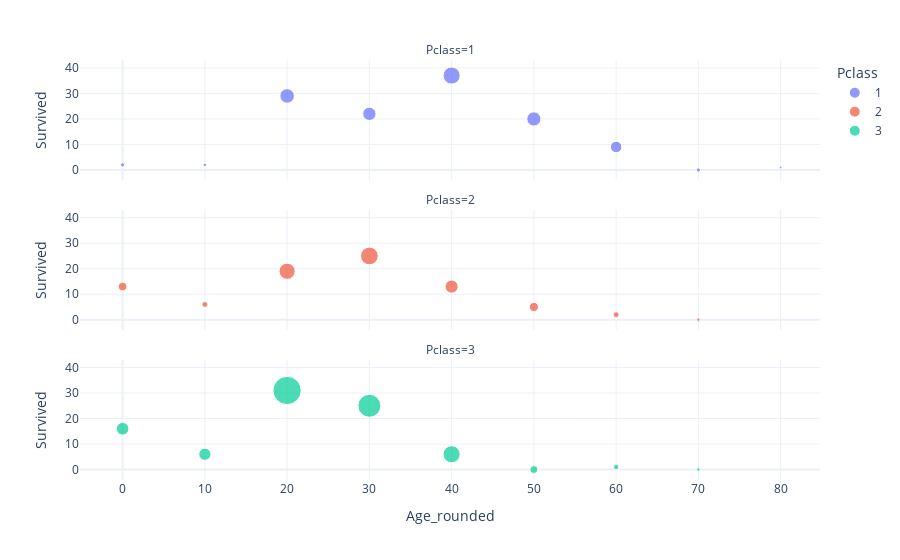

Notebook code cell kept with this figure:
### Markdown cell above
#### Three issues with this visualization

1. Too Many Overlapping Points: There are so many bubbles on the plot that they overlap, especially in busy areas with lots of passengers. This makes it hard to see individual points clearly.

2. Labels Are Messy: The labels for the passenger class categories are all jumbled up and hard to read, especially on the right side of the plot.

3. Hard to See Overall Patterns: While the plot shows how survival rates vary by age and passenger class, it's not great for seeing the big picture or trends across the whole dat rates vary.

### Code cell
import plotly.express as px

fig = px.scatter(data_frame=df_plot,
                 x='Age_rounded',
                 y='Survived',
                 size='Passengers',
                 color='Pclass',
                 facet_col='Pclass',
                 facet_col_wrap=1,
                 template='plotly_white')
fig.show()

### Figure 1 — Plotly figure (JSON) as saved in the notebook; plotly's stock layout.template omitted (floating-point values rounded to 4 significant figures)
{"data": [{"hovertemplate": "Pclass=1<br>Age_rounded=%{x}<br>Survived=%{y}<br>Passengers=%{marker.size}<extra></extra>", "legendgroup": "1", "marker": {"color": "#636efa", "size": [3, 2, 37, 31, 51, 35, 23, 3, 1], "sizemode": "area", "sizeref": 0.35, "symbol": "circle"}, "mode": "markers", "name": "1", "orientation": "v", "showlegend": true, "type": "scatter", "x": [0, 10, 20, 30, 40, 50, 60, 70, 80], "xaxis": "x3", "y": [2, 2, 29, 22, 37, 20, 9, 0, 1], "yaxis": "y3"}, {"hovertemplate": "Pclass=2<br>Age_rounded=%{x}<br>Survived=%{y}<br>Passengers=%{marker.size}<extra></extra>", "legendgroup": "2", "marker": {"color": "#EF553B", "size": [13, 6, 46, 55, 30, 15, 6, 2], "sizemode": "area", "sizeref": 0.35, "symbol": "circle"}, "mode": "markers", "name": "2", "orientation": "v", "showlegend": true, "type": "scatter", "x": [0, 10, 20, 30, 40, 50, 60, 70], "xaxis": "x2", "y": [13, 6, 19, 25, 13, 5, 2, 0], "yaxis": "y2"}, {"hovertemplate": "Pclass=3<br>Age_rounded=%{x}<br>Survived=%{y}<br>Passengers=%{marker.size}<extra></extra>", "legendgroup": "3", "marker": {"color": "#00cc96", "size": [28, 26, 140, 92, 51, 11, 5, 2], "sizemode": "area", "sizeref": 0.35, "symbol": "circle"}, "mode": "markers", "name": "3", "orientation": "v", "showlegend": true, "type": "scatter", "x": [0, 10, 20, 30, 40, 50, 60, 70], "xaxis": "x", "y": [16, 6, 31, 25, 6, 0, 1, 0], "yaxis": "y"}], "layout": {"annotations": [{"font": {}, "showarrow": false, "text": "Pclass=3", "x": 0.5, "xanchor": "center", "xref": "paper", "y": 0.2867, "yanchor": "bottom", "yref": "paper"}, {"font": {}, "showarrow": false, "text": "Pclass=2", "x": 0.5, "xanchor": "center", "xref": "paper", "y": 0.6433, "yanchor": "bottom", "yref": "paper"}, {"font": {}, "showarrow": false, "text": "Pclass=1", "x": 0.5, "xanchor": "center", "xref": "paper", "y": 1.0, "yanchor": "bottom", "yref": "paper"}], "autosize": true, "legend": {"itemsizing": "constant", "title": {"text": "Pclass"}, "tracegroupgap": 0}, "margin": {"t": 60}, "xaxis": {"anchor": "y", "autorange": false, "domain": [0, 1], "range": [-5.18, 84.79], "title": {"text": "Age_rounded"}, "type": "linear"}, "xaxis2": {"anchor": "y2", "autorange": true, "domain": [0, 1], "matches": "x", "range": [-5.18, 84.79], "showticklabels": false, "type": "linear"}, "xaxis3": {"anchor": "y3", "autorange": true, "domain": [0, 1], "matches": "x", "range": [-5.18, 84.79], "showticklabels": false, "type": "linear"}, "yaxis": {"anchor": "x", "autorange": true, "domain": [0, 0.2867], "range": [-6.56, 47.98], "title": {"text": "Survived"}, "type": "linear"}, "yaxis2": {"anchor": "x2", "autorange": true, "domain": [0.3567, 0.6433], "matches": "y", "range": [-6.56, 47.98], "title": {"text": "Survived"}, "type": "linear"}, "yaxis3": {"anchor": "x3", "autorange": true, "domain": [0.7133, 1.0], "matches": "y", "range": [-6.56, 47.98], "title": {"text": "Survived"}, "type": "linear"}}}
